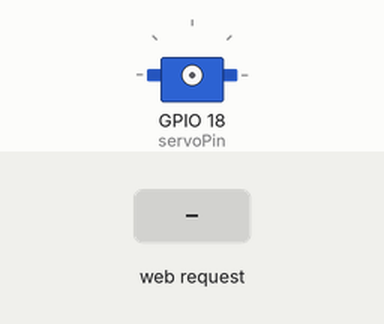
Bench run of a sketch on a simulated ESP32. Shown: servo. Inputs (shaded band) come from the test bench. WiFi joins after 1.5 s; servers stay silent unless stated; what the sketch prints to the serial monitor is not drawn.

Above: at 2.7 s.
2.8 s: HTTP request GET /forward received
4.3 s: HTTP request GET /back received
At 5.7 s:
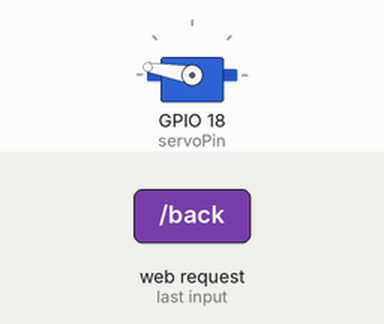
Timing chart, 0 to 7.3 s (numbered marks = the images above; inputs shaded):
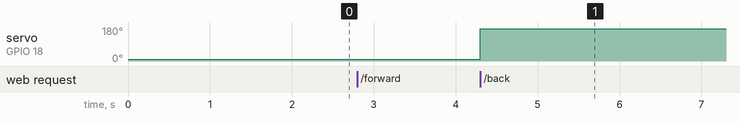

The sketch:

webcontroll.ino
```cpp
#include <WiFi.h>
#include <WebServer.h>
#include <ESP32Servo.h>

const char* ssid = "RJ-2022";
const char* password = "RJ989898";

WebServer server(80);

// Define the servo
Servo myservo;

// Define the servo pin
const int servoPin = 18;

void handleRoot() {
  String html = "<html><body>";
  html += "<h1>ESP32 Servo Control</h1>";
  html += "<div style='text-align:center;'>";
  html += "<button onclick=\"fetch('/forward').then(response => response.text()).then(text => document.getElementById('status').innerHTML = text);\">Forward</button>";
  html += "<button onclick=\"fetch('/back').then(response => response.text()).then(text => document.getElementById('status').innerHTML = text);\">Back</button>";
  html += "<button onclick=\"fetch('/stop').then(response => response.text()).then(text => document.getElementById('status').innerHTML = text);\">Stop</button>";
  html += "<p id='status'></p>";
  html += "</div></body></html>";
  server.send(200, "text/html", html);
}

void moveServo(int angle) {
  myservo.attach(servoPin);
  myservo.write(angle);
  delay(1000); // Allow time for the servo to reach the position
  myservo.detach(); // Detach the servo to stop it from holding the position
}

void handleForward() {
  moveServo(10); // Move the servo forward by 10 degrees
  server.send(200, "text/plain", "Moved Forward");
}

void handleBack() {
  moveServo(170); // Move the servo backward by 10 degrees
  server.send(200, "text/plain", "Moved Back");
}

void handleStop() {
  myservo.detach(); // Detach the servo to stop it
  server.send(200, "text/plain", "Servo Stopped");
}

void setup() {
  Serial.begin(115200);
  WiFi.begin(ssid, password);

  while (WiFi.status() != WL_CONNECTED) {
    delay(500);
    Serial.print(".");
  }

  Serial.println("Connected to WiFi");
  Serial.print("IP Address: ");
  Serial.println(WiFi.localIP());

  server.on("/", handleRoot);
  server.on("/forward", handleForward);
  server.on("/back", handleBack);
  server.on("/stop", handleStop);

  server.begin();
}

void loop() {
  server.handleClient();
}
```

Measured:
- after the input at 4.3 s, servo on GPIO 18 (servoPin): 10° → 170° at once
